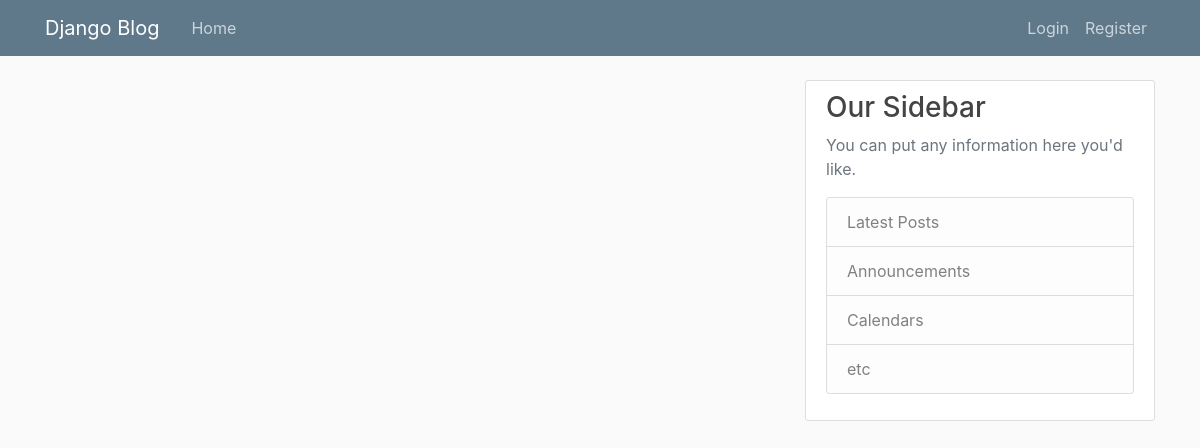
Before: /home/ with the older database file.
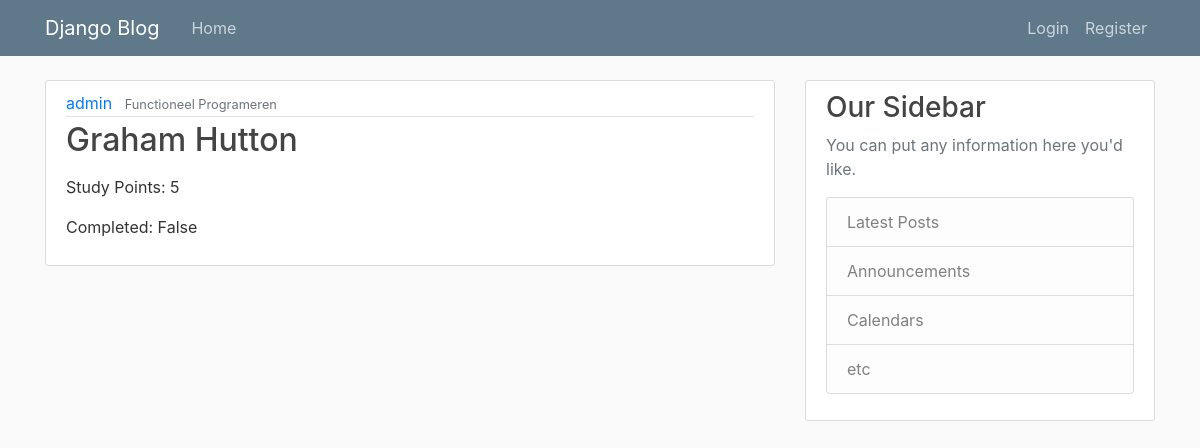
After: the same page with the newer database file.
### planner/models.py (models this page shows, shortened)
class Document(models.Model):
    title = models.CharField(max_length=255)
    instructor = models.CharField(max_length=100)
    description = models.TextField(null=True, blank=True)
    author = models.ForeignKey(User, on_delete=models.CASCADE)
    study_points = models.IntegerField(null=True, blank=True)
    completed = models.BooleanField(default=False)

### planner/views.py (the view)
# urls.py: 2. Add a URL to urlpatterns:  path('', views.home, name='home')
def home(request):
    context = {
        'documents': Document.objects.all()
    }
    return render(request, 'planner/home.html', context)

### planner/templates/planner/home.html (shortened to what this page needs)
{% extends "planner/base.html" %}
{% block content %}
    {% for document in documents %}
    <article class="media content-section">
        <div class="media-body">
            <div class="article-metadata">
                <a class="mr-2" href="#">{{ document.author }}</a>
                <small class="text-muted">{{ document.title }}</small>
            </div>
            <h2><a class="article-title" href="#">{{ document.instructor }}</a></h2>
            <p>Study Points: {{ document.study_points }}</p>
            <p>Completed: {{ document.completed }}</p>
        </div>
    </article>
    {% endfor %}
{% endblock content %}

### planner/templates/planner/base.html (shortened to what this page needs)
{% load static %}
<!DOCTYPE html>
<html>
<head>
    <link rel="stylesheet" href="https://maxcdn.bootstrapcdn.com/bootstrap/4.0.0/css/bootstrap.min.css">
    <link rel="stylesheet" type="text/css" href="{% static 'planner/main.css' %}">
</head>
<body>
    <header class="site-header">
      <nav class="navbar navbar-expand-md navbar-dark bg-steel fixed-top">
        <div class="container">
          <a class="navbar-brand mr-4" href="/">Django Blog</a>
          <div class="collapse navbar-collapse" id="navbarToggle">
            <div class="navbar-nav mr-auto">
              <a class="nav-item nav-link" href="{% url 'planner-home' %}">Home</a>
            </div>
            <div class="navbar-nav">
              {% if user.is_authenticated %}
                <a class="nav-item nav-link" href="{% url 'profile' %}">Profile</a>
                <form class="nav-item" action="{% url 'logout' %}" method="post">
                  {% csrf_token %}
                  <button type="submit" class="nav-link btn btn-link">Logout</button>
                </form>
              {% else %}
                <a class="nav-item nav-link" href="{% url 'login' %}">Login</a>
                <a class="nav-item nav-link" href="{% url 'register' %}">Register</a>
              {% endif %}
            </div>
          </div>
        </div>
      </nav>
    </header>
    <main role="main" class="container">
      <div class="row">
        <div class="col-md-8">
          {% block content %}{% endblock %}
        </div>
        <div class="col-md-4">
          <div class="content-section">
            <h3>Our Sidebar</h3>
            <p class='text-muted'>You can put any information here you'd like.
              <ul class="list-group">
                <li class="list-group-item list-group-item-light">Latest Posts</li>
                <li class="list-group-item list-group-item-light">Announcements</li>
                <li class="list-group-item list-group-item-light">Calendars</li>
                <li class="list-group-item list-group-item-light">etc</li>
              </ul>
            </p>
          </div>
        </div>
      </div>
    </main>
</body>
</html>

### planner/static/planner/main.css (style rules this page uses)
body { background: #fafafa; color: #333333; margin-top: 5rem; }
h1, h2, h3, h4, h5, h6 { color: #444444; }
ul { margin: 0; }
.bg-steel { background-color: #5f788a; }
.site-header .navbar-nav .nav-link { color: #cbd5db; }
.content-section { background: #ffffff; padding: 10px 20px; border: 1px solid #dddddd; border-radius: 3px; margin-bottom: 20px; }
.article-title { color: #444444; }
.article-metadata { padding-bottom: 1px; margin-bottom: 4px; border-bottom: 1px solid #e3e3e3 }

Changed rows visible on the page:
added Document: author "admin", title "Functioneel Programeren", instructor "Graham Hutton", study_points "5", completed "False"
